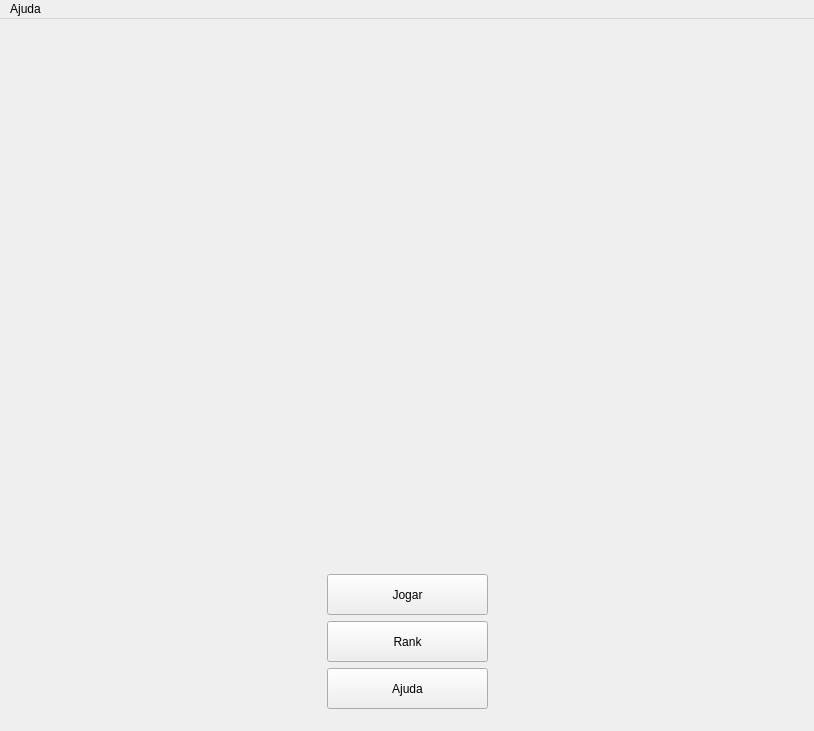
<?xml version="1.0" encoding="UTF-8"?>
<ui version="4.0">
 <class>MainWindow</class>
 <widget class="QMainWindow" name="MainWindow">
  <property name="geometry">
   <rect>
    <x>0</x>
    <y>0</y>
    <width>814</width>
    <height>731</height>
   </rect>
  </property>
  <property name="minimumSize">
   <size>
    <width>800</width>
    <height>600</height>
   </size>
  </property>
  <property name="windowTitle">
   <string>MainWindow</string>
  </property>
  <widget class="QWidget" name="centralWidget">
   <layout class="QGridLayout" name="gridLayout">
    <item row="0" column="0">
     <widget class="QStackedWidget" name="stackedWidget">
      <property name="enabled">
       <bool>true</bool>
      </property>
      <property name="currentIndex">
       <number>4</number>
      </property>
      <widget class="QWidget" name="page">
       <layout class="QGridLayout" name="gridLayout_4">
        <item row="0" column="0" rowspan="2">
         <spacer name="horizontalSpacer_11">
          <property name="orientation">
           <enum>Qt::Horizontal</enum>
          </property>
          <property name="sizeHint" stdset="0">
           <size>
            <width>139</width>
            <height>138</height>
           </size>
          </property>
         </spacer>
        </item>
        <item row="0" column="2">
         <spacer name="verticalSpacer_5">
          <property name="orientation">
           <enum>Qt::Vertical</enum>
          </property>
          <property name="sizeHint" stdset="0">
           <size>
            <width>20</width>
            <height>20</height>
           </size>
          </property>
         </spacer>
        </item>
        <item row="1" column="1" colspan="3">
         <widget class="QLabel" name="label_title_2">
          <property name="minimumSize">
           <size>
            <width>480</width>
            <height>180</height>
           </size>
          </property>
          <property name="maximumSize">
           <size>
            <width>480</width>
            <height>180</height>
           </size>
          </property>
          <property name="styleSheet">
           <string notr="true">background-image: url(&quot;title.png&quot;);
</string>
          </property>
          <property name="text">
           <string/>
          </property>
         </widget>
        </item>
        <item row="1" column="4">
         <spacer name="horizontalSpacer_12">
          <property name="orientation">
           <enum>Qt::Horizontal</enum>
          </property>
          <property name="sizeHint" stdset="0">
           <size>
            <width>127</width>
            <height>85</height>
           </size>
          </property>
         </spacer>
        </item>
        <item row="2" column="2">
         <spacer name="verticalSpacer_6">
          <property name="orientation">
           <enum>Qt::Vertical</enum>
          </property>
          <property name="sizeHint" stdset="0">
           <size>
            <width>20</width>
            <height>20</height>
           </size>
          </property>
         </spacer>
        </item>
        <item row="3" column="0" rowspan="7" colspan="2">
         <spacer name="horizontalSpacer_3">
          <property name="orientation">
           <enum>Qt::Horizontal</enum>
          </property>
          <property name="sizeHint" stdset="0">
           <size>
            <width>123</width>
            <height>20</height>
           </size>
          </property>
         </spacer>
        </item>
        <item row="3" column="2">
         <widget class="QLabel" name="label_2">
          <property name="text">
           <string>&lt;html&gt;&lt;head/&gt;&lt;body&gt;&lt;p align=&quot;center&quot;&gt;&lt;span style=&quot; font-size:16pt;&quot;&gt;Escolha o modo de jogo :&lt;/span&gt;&lt;/p&gt;&lt;/body&gt;&lt;/html&gt;</string>
          </property>
         </widget>
        </item>
        <item row="3" column="3" rowspan="7" colspan="2">
         <spacer name="horizontalSpacer_4">
          <property name="orientation">
           <enum>Qt::Horizontal</enum>
          </property>
          <property name="sizeHint" stdset="0">
           <size>
            <width>123</width>
            <height>20</height>
           </size>
          </property>
         </spacer>
        </item>
        <item row="4" column="2">
         <widget class="QPushButton" name="modoCarreira">
          <property name="sizePolicy">
           <sizepolicy hsizetype="Minimum" vsizetype="Fixed">
            <horstretch>0</horstretch>
            <verstretch>0</verstretch>
           </sizepolicy>
          </property>
          <property name="minimumSize">
           <size>
            <width>200</width>
            <height>40</height>
           </size>
          </property>
          <property name="maximumSize">
           <size>
            <width>200</width>
            <height>40</height>
           </size>
          </property>
          <property name="text">
           <string>Carreira</string>
          </property>
         </widget>
        </item>
        <item row="5" column="2">
         <widget class="QPushButton" name="modoMultiplayer">
          <property name="minimumSize">
           <size>
            <width>200</width>
            <height>40</height>
           </size>
          </property>
          <property name="maximumSize">
           <size>
            <width>200</width>
            <height>40</height>
           </size>
          </property>
          <property name="text">
           <string>Muliplayer</string>
          </property>
         </widget>
        </item>
        <item row="6" column="2">
         <widget class="QPushButton" name="modoCompetir">
          <property name="minimumSize">
           <size>
            <width>200</width>
            <height>40</height>
           </size>
          </property>
          <property name="maximumSize">
           <size>
            <width>200</width>
            <height>40</height>
           </size>
          </property>
          <property name="text">
           <string>Competir</string>
          </property>
         </widget>
        </item>
        <item row="7" column="2">
         <widget class="QPushButton" name="modoTreinar">
          <property name="minimumSize">
           <size>
            <width>200</width>
            <height>40</height>
           </size>
          </property>
          <property name="maximumSize">
           <size>
            <width>200</width>
            <height>40</height>
           </size>
          </property>
          <property name="text">
           <string>Treinar</string>
          </property>
         </widget>
        </item>
        <item row="8" column="2">
         <spacer name="verticalSpacer_7">
          <property name="orientation">
           <enum>Qt::Vertical</enum>
          </property>
          <property name="sizeHint" stdset="0">
           <size>
            <width>20</width>
            <height>38</height>
           </size>
          </property>
         </spacer>
        </item>
        <item row="9" column="2">
         <widget class="QPushButton" name="menu_principal_02">
          <property name="minimumSize">
           <size>
            <width>200</width>
            <height>40</height>
           </size>
          </property>
          <property name="maximumSize">
           <size>
            <width>200</width>
            <height>40</height>
           </size>
          </property>
          <property name="text">
           <string>Voltar</string>
          </property>
         </widget>
        </item>
       </layout>
      </widget>
      <widget class="QWidget" name="page_2">
       <layout class="QGridLayout" name="gridLayout_5">
        <item row="0" column="2" colspan="2">
         <spacer name="verticalSpacer_8">
          <property name="orientation">
           <enum>Qt::Vertical</enum>
          </property>
          <property name="sizeHint" stdset="0">
           <size>
            <width>20</width>
            <height>67</height>
           </size>
          </property>
         </spacer>
        </item>
        <item row="1" column="0">
         <spacer name="horizontalSpacer_13">
          <property name="orientation">
           <enum>Qt::Horizontal</enum>
          </property>
          <property name="sizeHint" stdset="0">
           <size>
            <width>133</width>
            <height>138</height>
           </size>
          </property>
         </spacer>
        </item>
        <item row="1" column="1" colspan="4">
         <widget class="QLabel" name="label_title_3">
          <property name="minimumSize">
           <size>
            <width>480</width>
            <height>180</height>
           </size>
          </property>
          <property name="maximumSize">
           <size>
            <width>480</width>
            <height>180</height>
           </size>
          </property>
          <property name="styleSheet">
           <string notr="true">background-image: url(&quot;title.png&quot;);
</string>
          </property>
          <property name="text">
           <string/>
          </property>
         </widget>
        </item>
        <item row="1" column="5">
         <spacer name="horizontalSpacer_14">
          <property name="orientation">
           <enum>Qt::Horizontal</enum>
          </property>
          <property name="sizeHint" stdset="0">
           <size>
            <width>133</width>
            <height>85</height>
           </size>
          </property>
         </spacer>
        </item>
        <item row="2" column="2">
         <spacer name="verticalSpacer_9">
          <property name="orientation">
           <enum>Qt::Vertical</enum>
          </property>
          <property name="sizeHint" stdset="0">
           <size>
            <width>20</width>
            <height>67</height>
           </size>
          </property>
         </spacer>
        </item>
        <item row="3" column="0" rowspan="4" colspan="2">
         <spacer name="horizontalSpacer_5">
          <property name="orientation">
           <enum>Qt::Horizontal</enum>
          </property>
          <property name="sizeHint" stdset="0">
           <size>
            <width>123</width>
            <height>20</height>
           </size>
          </property>
         </spacer>
        </item>
        <item row="3" column="2" colspan="2">
         <widget class="QPushButton" name="pushButton_9">
          <property name="minimumSize">
           <size>
            <width>200</width>
            <height>40</height>
           </size>
          </property>
          <property name="maximumSize">
           <size>
            <width>200</width>
            <height>40</height>
           </size>
          </property>
          <property name="text">
           <string>Objetivo do Jogo</string>
          </property>
         </widget>
        </item>
        <item row="3" column="4" rowspan="4" colspan="2">
         <spacer name="horizontalSpacer_6">
          <property name="orientation">
           <enum>Qt::Horizontal</enum>
          </property>
          <property name="sizeHint" stdset="0">
           <size>
            <width>123</width>
            <height>20</height>
           </size>
          </property>
         </spacer>
        </item>
        <item row="4" column="2" colspan="2">
         <widget class="QPushButton" name="pushButton">
          <property name="minimumSize">
           <size>
            <width>200</width>
            <height>40</height>
           </size>
          </property>
          <property name="maximumSize">
           <size>
            <width>200</width>
            <height>40</height>
           </size>
          </property>
          <property name="text">
           <string>Equipe</string>
          </property>
         </widget>
        </item>
        <item row="5" column="3">
         <spacer name="verticalSpacer_10">
          <property name="orientation">
           <enum>Qt::Vertical</enum>
          </property>
          <property name="sizeHint" stdset="0">
           <size>
            <width>20</width>
            <height>67</height>
           </size>
          </property>
         </spacer>
        </item>
        <item row="6" column="2" colspan="2">
         <widget class="QPushButton" name="menu_principal_01">
          <property name="minimumSize">
           <size>
            <width>200</width>
            <height>40</height>
           </size>
          </property>
          <property name="maximumSize">
           <size>
            <width>200</width>
            <height>40</height>
           </size>
          </property>
          <property name="text">
           <string>Voltar</string>
          </property>
         </widget>
        </item>
       </layout>
      </widget>
      <widget class="QWidget" name="page_3">
       <layout class="QGridLayout" name="gridLayout_6">
        <item row="0" column="2">
         <spacer name="verticalSpacer_12">
          <property name="orientation">
           <enum>Qt::Vertical</enum>
          </property>
          <property name="sizeHint" stdset="0">
           <size>
            <width>20</width>
            <height>67</height>
           </size>
          </property>
         </spacer>
        </item>
        <item row="1" column="0">
         <spacer name="horizontalSpacer_16">
          <property name="orientation">
           <enum>Qt::Horizontal</enum>
          </property>
          <property name="sizeHint" stdset="0">
           <size>
            <width>130</width>
            <height>138</height>
           </size>
          </property>
         </spacer>
        </item>
        <item row="1" column="1" colspan="3">
         <widget class="QLabel" name="label_title_4">
          <property name="minimumSize">
           <size>
            <width>480</width>
            <height>180</height>
           </size>
          </property>
          <property name="maximumSize">
           <size>
            <width>480</width>
            <height>180</height>
           </size>
          </property>
          <property name="styleSheet">
           <string notr="true">background-image: url(&quot;title.png&quot;);
</string>
          </property>
          <property name="text">
           <string/>
          </property>
         </widget>
        </item>
        <item row="1" column="4">
         <spacer name="horizontalSpacer_15">
          <property name="orientation">
           <enum>Qt::Horizontal</enum>
          </property>
          <property name="sizeHint" stdset="0">
           <size>
            <width>136</width>
            <height>85</height>
           </size>
          </property>
         </spacer>
        </item>
        <item row="2" column="2">
         <spacer name="verticalSpacer_11">
          <property name="orientation">
           <enum>Qt::Vertical</enum>
          </property>
          <property name="sizeHint" stdset="0">
           <size>
            <width>20</width>
            <height>44</height>
           </size>
          </property>
         </spacer>
        </item>
        <item row="3" column="0" rowspan="5" colspan="2">
         <spacer name="horizontalSpacer_7">
          <property name="orientation">
           <enum>Qt::Horizontal</enum>
          </property>
          <property name="sizeHint" stdset="0">
           <size>
            <width>123</width>
            <height>20</height>
           </size>
          </property>
         </spacer>
        </item>
        <item row="3" column="2">
         <widget class="QPushButton" name="pushButton_11">
          <property name="minimumSize">
           <size>
            <width>200</width>
            <height>40</height>
           </size>
          </property>
          <property name="maximumSize">
           <size>
            <width>200</width>
            <height>40</height>
           </size>
          </property>
          <property name="text">
           <string>Fácil</string>
          </property>
         </widget>
        </item>
        <item row="3" column="3" rowspan="5" colspan="2">
         <spacer name="horizontalSpacer_8">
          <property name="orientation">
           <enum>Qt::Horizontal</enum>
          </property>
          <property name="sizeHint" stdset="0">
           <size>
            <width>123</width>
            <height>20</height>
           </size>
          </property>
         </spacer>
        </item>
        <item row="4" column="2">
         <widget class="QPushButton" name="pushButton_10">
          <property name="minimumSize">
           <size>
            <width>200</width>
            <height>40</height>
           </size>
          </property>
          <property name="maximumSize">
           <size>
            <width>200</width>
            <height>40</height>
           </size>
          </property>
          <property name="text">
           <string>Normal</string>
          </property>
         </widget>
        </item>
        <item row="5" column="2">
         <widget class="QPushButton" name="pushButton_12">
          <property name="minimumSize">
           <size>
            <width>200</width>
            <height>40</height>
           </size>
          </property>
          <property name="maximumSize">
           <size>
            <width>200</width>
            <height>40</height>
           </size>
          </property>
          <property name="text">
           <string>Difícil</string>
          </property>
         </widget>
        </item>
        <item row="6" column="2">
         <spacer name="verticalSpacer_13">
          <property name="orientation">
           <enum>Qt::Vertical</enum>
          </property>
          <property name="sizeHint" stdset="0">
           <size>
            <width>20</width>
            <height>44</height>
           </size>
          </property>
         </spacer>
        </item>
        <item row="7" column="2">
         <widget class="QPushButton" name="menu_principal_2">
          <property name="minimumSize">
           <size>
            <width>200</width>
            <height>40</height>
           </size>
          </property>
          <property name="maximumSize">
           <size>
            <width>200</width>
            <height>40</height>
           </size>
          </property>
          <property name="text">
           <string>Voltar</string>
          </property>
         </widget>
        </item>
       </layout>
      </widget>
      <widget class="QWidget" name="page_jogo">
       <layout class="QGridLayout" name="gridLayout_2">
        <item row="0" column="0" rowspan="10">
         <widget class="QScrollArea" name="scrollArea">
          <property name="minimumSize">
           <size>
            <width>641</width>
            <height>546</height>
           </size>
          </property>
          <property name="styleSheet">
           <string notr="true">background-color: black</string>
          </property>
          <property name="frameShape">
           <enum>QFrame::NoFrame</enum>
          </property>
          <property name="widgetResizable">
           <bool>true</bool>
          </property>
          <widget class="QWidget" name="scrollAreaWidgetContents">
           <property name="geometry">
            <rect>
             <x>0</x>
             <y>0</y>
             <width>683</width>
             <height>674</height>
            </rect>
           </property>
          </widget>
         </widget>
        </item>
        <item row="0" column="1">
         <widget class="QLabel" name="label">
          <property name="text">
           <string>&lt;html&gt;&lt;head/&gt;&lt;body&gt;&lt;p&gt;&lt;span style=&quot; font-size:12pt; font-weight:600;&quot;&gt;Tempo&lt;/span&gt;&lt;/p&gt;&lt;/body&gt;&lt;/html&gt;</string>
          </property>
         </widget>
        </item>
        <item row="1" column="1">
         <widget class="DigitalClock" name="lcdTime">
          <property name="maximumSize">
           <size>
            <width>121</width>
            <height>41</height>
           </size>
          </property>
          <property name="styleSheet">
           <string notr="true">color: red;
background-color: rgb(0, 0, 0);</string>
          </property>
          <property name="frameShape">
           <enum>QFrame::NoFrame</enum>
          </property>
          <property name="frameShadow">
           <enum>QFrame::Plain</enum>
          </property>
          <property name="smallDecimalPoint">
           <bool>false</bool>
          </property>
          <property name="mode">
           <enum>QLCDNumber::Dec</enum>
          </property>
          <property name="segmentStyle">
           <enum>QLCDNumber::Flat</enum>
          </property>
          <property name="value" stdset="0">
           <double>0.000000000000000</double>
          </property>
          <property name="intValue" stdset="0">
           <number>0</number>
          </property>
         </widget>
        </item>
        <item row="2" column="1">
         <spacer name="verticalSpacer_3">
          <property name="orientation">
           <enum>Qt::Vertical</enum>
          </property>
          <property name="sizeHint" stdset="0">
           <size>
            <width>88</width>
            <height>18</height>
           </size>
          </property>
         </spacer>
        </item>
        <item row="3" column="1">
         <widget class="QLabel" name="label_pontosTitle">
          <property name="text">
           <string>&lt;html&gt;&lt;head/&gt;&lt;body&gt;&lt;p&gt;&lt;span style=&quot; font-size:12pt; font-weight:600;&quot;&gt;Pontos&lt;/span&gt;&lt;/p&gt;&lt;/body&gt;&lt;/html&gt;</string>
          </property>
         </widget>
        </item>
        <item row="4" column="1">
         <widget class="QLabel" name="label_pontos">
          <property name="font">
           <font>
            <pointsize>26</pointsize>
            <weight>75</weight>
            <bold>true</bold>
           </font>
          </property>
          <property name="text">
           <string>0</string>
          </property>
          <property name="alignment">
           <set>Qt::AlignRight|Qt::AlignTrailing|Qt::AlignVCenter</set>
          </property>
         </widget>
        </item>
        <item row="5" column="1">
         <spacer name="verticalSpacer">
          <property name="orientation">
           <enum>Qt::Vertical</enum>
          </property>
          <property name="sizeHint" stdset="0">
           <size>
            <width>20</width>
            <height>389</height>
           </size>
          </property>
         </spacer>
        </item>
        <item row="6" column="1">
         <widget class="QPushButton" name="pushButton_showPath">
          <property name="maximumSize">
           <size>
            <width>131</width>
            <height>27</height>
           </size>
          </property>
          <property name="focusPolicy">
           <enum>Qt::NoFocus</enum>
          </property>
          <property name="text">
           <string>Mostrar caminho</string>
          </property>
          <property name="checkable">
           <bool>true</bool>
          </property>
         </widget>
        </item>
        <item row="7" column="1">
         <widget class="QPushButton" name="pushButton_Restart">
          <property name="maximumSize">
           <size>
            <width>131</width>
            <height>27</height>
           </size>
          </property>
          <property name="focusPolicy">
           <enum>Qt::NoFocus</enum>
          </property>
          <property name="text">
           <string>Jogar de novo</string>
          </property>
         </widget>
        </item>
        <item row="8" column="1">
         <widget class="QPushButton" name="menu_pincipal_4">
          <property name="maximumSize">
           <size>
            <width>131</width>
            <height>27</height>
           </size>
          </property>
          <property name="focusPolicy">
           <enum>Qt::NoFocus</enum>
          </property>
          <property name="text">
           <string>Menu Principal</string>
          </property>
         </widget>
        </item>
        <item row="9" column="1">
         <widget class="QPushButton" name="menu_dificuldade">
          <property name="maximumSize">
           <size>
            <width>131</width>
            <height>27</height>
           </size>
          </property>
          <property name="focusPolicy">
           <enum>Qt::NoFocus</enum>
          </property>
          <property name="text">
           <string>Menu Dificuldade</string>
          </property>
         </widget>
        </item>
       </layout>
      </widget>
      <widget class="QWidget" name="page_inicio">
       <layout class="QGridLayout" name="gridLayout_3">
        <item row="0" column="0" rowspan="2">
         <spacer name="horizontalSpacer_9">
          <property name="orientation">
           <enum>Qt::Horizontal</enum>
          </property>
          <property name="sizeHint" stdset="0">
           <size>
            <width>133</width>
            <height>95</height>
           </size>
          </property>
         </spacer>
        </item>
        <item row="0" column="2">
         <spacer name="verticalSpacer_4">
          <property name="orientation">
           <enum>Qt::Vertical</enum>
          </property>
          <property name="sizeHint" stdset="0">
           <size>
            <width>20</width>
            <height>104</height>
           </size>
          </property>
         </spacer>
        </item>
        <item row="0" column="4" rowspan="2">
         <spacer name="horizontalSpacer_10">
          <property name="orientation">
           <enum>Qt::Horizontal</enum>
          </property>
          <property name="sizeHint" stdset="0">
           <size>
            <width>133</width>
            <height>85</height>
           </size>
          </property>
         </spacer>
        </item>
        <item row="1" column="1" colspan="3">
         <widget class="QLabel" name="label_title">
          <property name="minimumSize">
           <size>
            <width>480</width>
            <height>180</height>
           </size>
          </property>
          <property name="maximumSize">
           <size>
            <width>480</width>
            <height>180</height>
           </size>
          </property>
          <property name="styleSheet">
           <string notr="true">background-image: url(&quot;title.png&quot;);
</string>
          </property>
          <property name="text">
           <string/>
          </property>
         </widget>
        </item>
        <item row="2" column="2">
         <spacer name="verticalSpacer_2">
          <property name="orientation">
           <enum>Qt::Vertical</enum>
          </property>
          <property name="sizeHint" stdset="0">
           <size>
            <width>20</width>
            <height>103</height>
           </size>
          </property>
         </spacer>
        </item>
        <item row="3" column="0" rowspan="3" colspan="2">
         <spacer name="horizontalSpacer_2">
          <property name="orientation">
           <enum>Qt::Horizontal</enum>
          </property>
          <property name="sizeHint" stdset="0">
           <size>
            <width>196</width>
            <height>98</height>
           </size>
          </property>
         </spacer>
        </item>
        <item row="3" column="2">
         <widget class="QPushButton" name="pushButton_3">
          <property name="minimumSize">
           <size>
            <width>161</width>
            <height>41</height>
           </size>
          </property>
          <property name="text">
           <string>Jogar</string>
          </property>
         </widget>
        </item>
        <item row="3" column="3" rowspan="3" colspan="2">
         <spacer name="horizontalSpacer">
          <property name="orientation">
           <enum>Qt::Horizontal</enum>
          </property>
          <property name="sizeHint" stdset="0">
           <size>
            <width>195</width>
            <height>88</height>
           </size>
          </property>
         </spacer>
        </item>
        <item row="4" column="2">
         <widget class="QPushButton" name="pushButton_4">
          <property name="minimumSize">
           <size>
            <width>161</width>
            <height>41</height>
           </size>
          </property>
          <property name="text">
           <string>Rank</string>
          </property>
         </widget>
        </item>
        <item row="5" column="2">
         <widget class="QPushButton" name="pushButton_2">
          <property name="minimumSize">
           <size>
            <width>161</width>
            <height>41</height>
           </size>
          </property>
          <property name="text">
           <string>Ajuda</string>
          </property>
         </widget>
        </item>
       </layout>
      </widget>
      <widget class="QWidget" name="page_4">
       <layout class="QGridLayout" name="gridLayout_7">
        <item row="0" column="0" rowspan="5">
         <spacer name="horizontalSpacer_17">
          <property name="orientation">
           <enum>Qt::Horizontal</enum>
          </property>
          <property name="sizeHint" stdset="0">
           <size>
            <width>192</width>
            <height>598</height>
           </size>
          </property>
         </spacer>
        </item>
        <item row="0" column="1" colspan="3">
         <widget class="QLabel" name="label_pontosTitle_2">
          <property name="text">
           <string>&lt;html&gt;&lt;head/&gt;&lt;body&gt;&lt;p&gt;&lt;span style=&quot; font-size:26pt; font-weight:600;&quot;&gt;Rank (modo carreira)&lt;/span&gt;&lt;/p&gt;&lt;/body&gt;&lt;/html&gt;</string>
          </property>
         </widget>
        </item>
        <item row="1" column="2">
         <spacer name="verticalSpacer_15">
          <property name="orientation">
           <enum>Qt::Vertical</enum>
          </property>
          <property name="sizeHint" stdset="0">
           <size>
            <width>17</width>
            <height>16</height>
           </size>
          </property>
         </spacer>
        </item>
        <item row="1" column="4" rowspan="4">
         <spacer name="horizontalSpacer_18">
          <property name="orientation">
           <enum>Qt::Horizontal</enum>
          </property>
          <property name="sizeHint" stdset="0">
           <size>
            <width>191</width>
            <height>528</height>
           </size>
          </property>
         </spacer>
        </item>
        <item row="2" column="1">
         <widget class="QLabel" name="label_rank_2">
          <property name="font">
           <font>
            <pointsize>12</pointsize>
            <weight>75</weight>
            <bold>true</bold>
           </font>
          </property>
          <property name="text">
           <string>Nome</string>
          </property>
          <property name="alignment">
           <set>Qt::AlignLeading|Qt::AlignLeft|Qt::AlignTop</set>
          </property>
         </widget>
        </item>
        <item row="2" column="3">
         <widget class="QLabel" name="label_rank_3">
          <property name="font">
           <font>
            <pointsize>12</pointsize>
            <weight>75</weight>
            <bold>true</bold>
           </font>
          </property>
          <property name="text">
           <string>Pontos</string>
          </property>
          <property name="alignment">
           <set>Qt::AlignLeading|Qt::AlignLeft|Qt::AlignTop</set>
          </property>
         </widget>
        </item>
        <item row="3" column="1" colspan="2">
         <widget class="QLabel" name="label_rank">
          <property name="font">
           <font>
            <pointsize>12</pointsize>
           </font>
          </property>
          <property name="text">
           <string/>
          </property>
          <property name="alignment">
           <set>Qt::AlignLeading|Qt::AlignLeft|Qt::AlignTop</set>
          </property>
         </widget>
        </item>
        <item row="3" column="3">
         <widget class="QLabel" name="label_ponto">
          <property name="font">
           <font>
            <pointsize>12</pointsize>
           </font>
          </property>
          <property name="text">
           <string/>
          </property>
          <property name="alignment">
           <set>Qt::AlignLeading|Qt::AlignLeft|Qt::AlignTop</set>
          </property>
         </widget>
        </item>
        <item row="4" column="3">
         <spacer name="verticalSpacer_14">
          <property name="orientation">
           <enum>Qt::Vertical</enum>
          </property>
          <property name="sizeHint" stdset="0">
           <size>
            <width>20</width>
            <height>536</height>
           </size>
          </property>
         </spacer>
        </item>
        <item row="5" column="2">
         <widget class="QPushButton" name="voltar">
          <property name="minimumSize">
           <size>
            <width>111</width>
            <height>31</height>
           </size>
          </property>
          <property name="maximumSize">
           <size>
            <width>111</width>
            <height>31</height>
           </size>
          </property>
          <property name="text">
           <string>Voltar</string>
          </property>
         </widget>
        </item>
       </layout>
      </widget>
     </widget>
    </item>
   </layout>
  </widget>
  <widget class="QMenuBar" name="menuBar">
   <property name="geometry">
    <rect>
     <x>0</x>
     <y>0</y>
     <width>814</width>
     <height>21</height>
    </rect>
   </property>
   <property name="autoFillBackground">
    <bool>false</bool>
   </property>
   <property name="defaultUp">
    <bool>false</bool>
   </property>
   <property name="nativeMenuBar">
    <bool>false</bool>
   </property>
   <widget class="QMenu" name="menuAjuda">
    <property name="title">
     <string>Ajuda</string>
    </property>
    <addaction name="actionControle"/>
    <addaction name="actionSobre_o_jogo"/>
   </widget>
   <addaction name="menuAjuda"/>
  </widget>
  <action name="actionNovo_jogo">
   <property name="text">
    <string>Novo jogo</string>
   </property>
  </action>
  <action name="actionRecordes">
   <property name="text">
    <string>Recordes</string>
   </property>
  </action>
  <action name="actionFacil">
   <property name="checkable">
    <bool>true</bool>
   </property>
   <property name="text">
    <string>Facil</string>
   </property>
  </action>
  <action name="actionNormal">
   <property name="checkable">
    <bool>true</bool>
   </property>
   <property name="text">
    <string>Normal</string>
   </property>
  </action>
  <action name="actionDificil">
   <property name="checkable">
    <bool>true</bool>
   </property>
   <property name="text">
    <string>Dificil</string>
   </property>
   <property name="menuRole">
    <enum>QAction::TextHeuristicRole</enum>
   </property>
  </action>
  <action name="actionEspecialista">
   <property name="checkable">
    <bool>true</bool>
   </property>
   <property name="text">
    <string>Especialista</string>
   </property>
  </action>
  <action name="actionControle">
   <property name="text">
    <string>Controle</string>
   </property>
   <property name="menuRole">
    <enum>QAction::NoRole</enum>
   </property>
  </action>
  <action name="actionSobre_o_jogo">
   <property name="text">
    <string>Sobre o jogo</string>
   </property>
  </action>
 </widget>
 <layoutdefault spacing="6" margin="11"/>
 <customwidgets>
  <customwidget>
   <class>DigitalClock</class>
   <extends>QLCDNumber</extends>
   <header>digitalclock.h</header>
  </customwidget>
 </customwidgets>
 <resources/>
 <connections/>
</ui>
